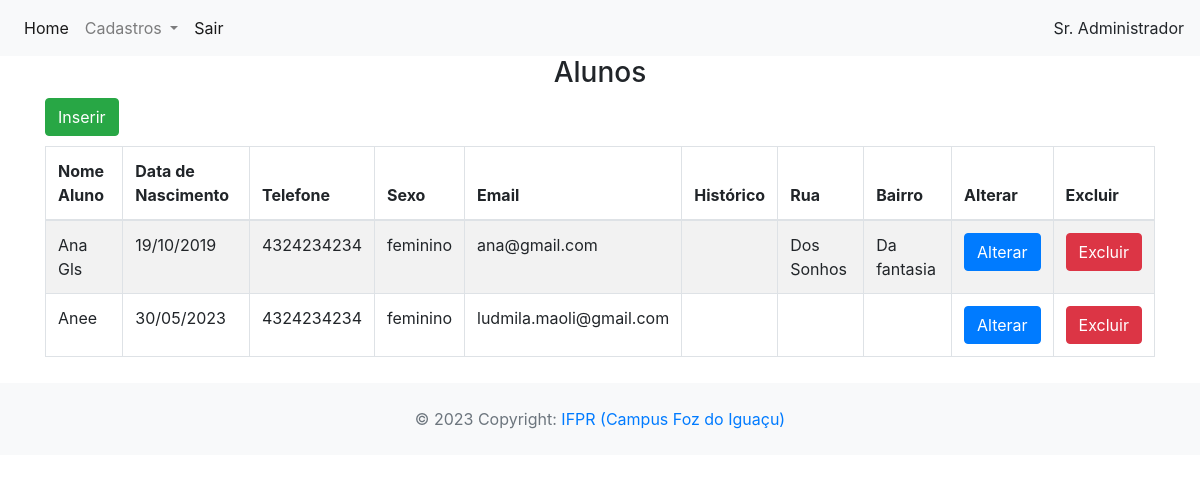
/crud_connectxpert/app/controller/AlunoController.php?action=list (signed in), run on the app's committed database.
### tables this page shows
CREATE TABLE `aluno` (
  `id_aluno` int(11) NOT NULL,
  `nome_aluno` varchar(100) DEFAULT NULL,
  `nascimento_aluno` date DEFAULT NULL,
  `telefone` char(10) DEFAULT NULL,
  `nome_responsavel` varchar(60) DEFAULT NULL,
  `sexo_aluno` enum('feminino','masculino','outros') DEFAULT NULL,
  `login_aluno` varchar(15) DEFAULT NULL,
  `senha_aluno` varchar(15) DEFAULT NULL,
  `historico` varchar(230) DEFAULT NULL,
  `cpf_aluno` int(11) DEFAULT NULL,
  `rg_aluno` int(11) DEFAULT NULL,
  `email_aluno` varchar(100) DEFAULT NULL,
  `end_rua` varchar(95) NOT NULL,
  `end_bairro` varchar(95) DEFAULT NULL,
  `end_cidade` varchar(95) NOT NULL,
  `end_estado` varchar(95) NOT NULL,
  `end_numero` int(11) NOT NULL,
  `end_complemento` varchar(100) DEFAULT NULL
);

### crud_connectxpert/app/controller/AlunoController.php (called while the page is built, shortened)
<?php
require_once(__DIR__ . "/Controller.php");
require_once(__DIR__ . "/../dao/AlunoDAO.php");
require_once(__DIR__ . "/../model/Aluno.php");
class AlunoController extends Controller {
    private AlunoDAO $alunoDao;
    public function __construct() {
        $this->alunoDao = new AlunoDAO();
        $this->handleAction();
    }
    protected function list(string $msgErro = "", string $msgSucesso = "") {
        $alunos = $this->alunoDao->list();
        $dados["lista"] = $alunos;
        $this->loadView("aluno/listAluno.php", $dados,  $msgErro, $msgSucesso);
    }
}
$alnCont = new AlunoController();

### crud_connectxpert/app/model/Aluno.php (called while the page is built, shortened)
<?php
class Aluno {
    private $idAluno;
    private $nomeAluno;
    private $nascimentoAluno;
    private $telefone;
    private $sexoAluno;
    private $emailAluno;
    private $end_rua;
    private $end_bairro;
    public function getIdAluno()
    {
        return $this->idAluno;
    }
    public function setIdAluno($idAluno): self
    {
        $this->idAluno = $idAluno;
        return $this;
    }
    public function getNomeAluno()
    {
        return $this->nomeAluno;
    }
    public function setNomeAluno($nomeAluno): self
    {
        $this->nomeAluno = $nomeAluno;
        return $this;
    }
    public function getNascimentoAlunoFormatada()
    {
        if($this->nascimentoAluno) {
            $data = date_create($this->nascimentoAluno);
            return date_format($data,"d/m/Y");
        }
        return '';
    }
    public function setNascimentoAluno($nascimentoAluno): self
    {
        $this->nascimentoAluno = $nascimentoAluno;
        return $this;
    }
    public function getTelefone()
    {
        return $this->telefone;
    }
    public function setTelefone($telefone): self
    {
        $this->telefone = $telefone;
        return $this;
    }
    public function getSexoAluno()
    {
        return $this->sexoAluno;
    }
    public function setSexoAluno($sexoAluno): self
    {
        $this->sexoAluno = $sexoAluno;
        return $this;
    }
    public function getEmailAluno()
    {
        return $this->emailAluno;
    }
    public function setEmailAluno($emailAluno)
    {
        $this->emailAluno = $emailAluno;
        return $this;
    }
    public function getEndRua()
    {
        return $this->end_rua;
    }
    public function setEndRua($end_rua)
    {
        $this->end_rua = $end_rua;
        return $this;
    }
    public function getEndBairro()
    {
        return $this->end_bairro;
    }
    public function setEndBairro($end_bairro)
    {
        $this->end_bairro = $end_bairro;
        return $this;
    }
}

### crud_connectxpert/app/dao/AlunoDAO.php (called while the page is built, shortened)
<?php
include_once(__DIR__ . "/../model/Aluno.php");
class AlunoDAO {
    public function list() {
        $conn = Connection::getConn();
        $sql = "SELECT * FROM aluno  AS a ORDER BY nome_aluno";
        $stm = $conn->prepare($sql);
        $stm->execute();
        $result = $stm->fetchAll();
        return $this->mapAlunos($result);
    }
    private function mapAlunos($result) {
        $alunos = array();
        foreach ($result as $reg) {
            $aluno = new Aluno();
            $aluno->setIdAluno($reg['id_aluno']);
            $aluno->setNomeAluno($reg['nome_aluno']);
            $aluno->setNascimentoAluno($reg['nascimento_aluno']);
            $aluno->setTelefone($reg['telefone']);
            $aluno->setNomeResponsavel($reg['nome_responsavel']);
            $aluno->setSexoAluno($reg['sexo_aluno']);
            $aluno->setCpfAluno($reg['cpf_aluno']);
            $aluno->setRgAluno($reg['rg_aluno']);
            $aluno->setEmailAluno($reg['email_aluno']);
            $aluno->setLoginAluno($reg['login_aluno']);
            $aluno->setSenhaAluno($reg['senha_aluno']);
            $aluno->setHistorico($reg['historico']);
            $aluno->setEndRua($reg['end_rua']);
            $aluno->setEndBairro($reg['end_bairro']);
            $aluno->setEndCidade($reg['end_cidade']);
            $aluno->setEndEstado($reg['end_estado']);
            $aluno->setEndNumero($reg['end_numero']);
            $aluno->setEndComplemento($reg['end_complemento']);
            array_push($alunos, $aluno);
        }
        return $alunos;
    }
}

### crud_connectxpert/app/view/aluno/listAluno.php (the view, shortened to what this page needs)
<?php
require_once(__DIR__ . "/../include/header.php");
require_once(__DIR__ . "/../include/menu.php");
?>
<h3 class="text-center">Alunos</h3>
<div class="container">
    <div class="row">
        <div class="col-3">
            <a class="btn btn-success"
                href="<?= BASEURL ?>/controller/AlunoController.php?action=create">
                Inserir</a>
        </div>
        <div class="col-9">
        </div>
    </div>
    <div class="row" style="margin-top: 10px;">
        <div class="col-12">
            <table id="tabAlunos" class='table table-striped table-bordered'>
                <thead>
                    <tr>
                        <th>Nome Aluno</th>
                        <th>Data de Nascimento</th>
                        <th>Telefone</th>
                        <th>Sexo </th>
                        <th>Email </th>
                        <th>Histórico</th>
                        <th>Rua </th>
                        <th>Bairro </th>
                        <th>Alterar</th>
                        <th>Excluir</th>
                    </tr>
                </thead>
                <tbody>
                    <?php foreach($dados['lista'] as $aln): ?>
                        <tr>
                            <td><?= $aln->getNomeAluno(); ?></td>
                            <td><?= $aln->getNascimentoAlunoFormatada(); ?></td>
                            <td><?= $aln->getTelefone(); ?></td>
                            <td><?= $aln->getSexoAluno(); ?></td>
                            <td><?= $aln->getEmailAluno(); ?></td>
                            <td><?= $aln->getHistorico(); ?></td>
                            <td><?= $aln->getEndRua(); ?></td>
                            <td><?= $aln->getEndBairro(); ?></td>
                            <td><a class="btn btn-primary"
                                href="<?= BASEURL ?>/controller/AlunoController.php?action=edit&id=<?= $aln->getIdAluno() ?>">
                                Alterar</a>
                            </td>
                            <td><a class="btn btn-danger"
                                onclick="return confirm('Confirma a exclusão do aluno?');"
                                href="<?= BASEURL ?>/controller/AlunoController.php?action=delete&id=<?= $aln->getIdAluno() ?>">
                                Excluir</a>
                            </td>
                        </tr>
                    <?php endforeach; ?>
                </tbody>
            </table>
        </div>
    </div>
</div>
<?php
require_once(__DIR__ . "/../include/footer.php");
?>

### crud_connectxpert/app/controller/Controller.php (shortened to what this page needs)
<?php
class Controller {
    protected function handleAction() {
        $action = NULL;
        if(isset($_GET['action']))
            $action = $_GET['action'];
        $this->callAction($action);
    }
    protected function callAction($methodName) {
        $methodNoAction = "noAction";
        if($methodName && method_exists($this, $methodName))
            $this->$methodName();
        elseif(method_exists($this, $methodNoAction))
            $this->$methodNoAction();
        else {
            throw new BadFunctionCallException("Ação não implementada");
        }
    }
    protected function loadView(string $path, array $dados, string $msgErro = "", string $msgSucesso = "") {
        $caminho = __DIR__ . "/../view/" . $path;
        if(file_exists($caminho)) {
            require $caminho;
        } else {
            echo "Erro ao carrega a view solicitada<br>";
            echo "Caminho: " . $caminho;
        }
    }
}

### crud_connectxpert/app/view/include/header.php (shortened to what this page needs)
<!DOCTYPE html>
<html lang="pt">
<head>
    <link rel="stylesheet" href="https://stackpath.bootstrapcdn.com/bootstrap/4.1.3/css/bootstrap.min.css">
</head>
<body>

### crud_connectxpert/app/view/include/menu.php (shortened to what this page needs)
<?php
$nome = "(Sessão expirada)";
if(isset($_SESSION[SESSAO_USUARIO_NOME]))
    $nome = $_SESSION[SESSAO_USUARIO_NOME];
?>
<nav class="navbar navbar-expand-lg navbar-light bg-light">
    <div class="collapse navbar-collapse" id="conteudoNavbarSuportado">
        <ul class="navbar-nav mr-auto">
            <li class="nav-item active">
                <a class="nav-link" href="<?= HOME_PAGE ?>">Home</a>
            </li>
            <li class="nav-item dropdown">
                <a class="nav-link dropdown-toggle" href="#" id="navbarDropdown"
                role="button" data-toggle="dropdown" aria-haspopup="true"
                aria-expanded="false"> Cadastros </a>
            </li>
            <li class="nav-item active">
                <a class="nav-link" href="<?= LOGOUT_PAGE ?>">Sair</a>
            </li>
        </ul>
        <ul class="navbar-nav mr-left">
            <li class="nav-item active"><?= $nome?></li>
        </ul>
    </div>
</nav>

### crud_connectxpert/app/view/include/footer.php (shortened to what this page needs)
<footer class="text-center text-lg-start bg-light text-muted" style="margin-top: 10px;">
    <div class="text-center p-4">
        © 2023 Copyright:
        <a class="text-reset fw-bold" href="https://foz.ifpr.edu.br" target="blank">IFPR (Campus Foz do Iguaçu)</a>
    </div>
</footer>
</body>
</html>

### data on the page
aluno: nome_aluno "Ana Gls", nascimento_aluno "19/10/2019", telefone "4324234234", sexo_aluno "feminino", email_aluno "ana@gmail.com", end_rua "Dos Sonhos", end_bairro "Da fantasia"
aluno: nome_aluno "Anee", nascimento_aluno "30/05/2023", telefone "4324234234", sexo_aluno "feminino", email_aluno "ludmila.maoli@gmail.com"

### other printed values
$nome "Sr. Administrador"
